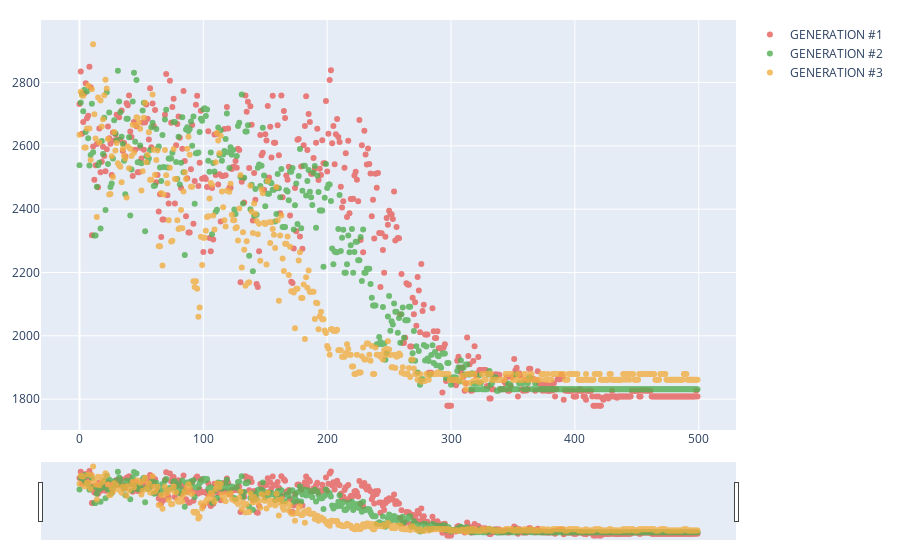

Source (notebook cell):
### Code cell
# VISUALIZING DATA
visualize([res[0],res[1],res[2]])

### Figure 1 — Plotly figure (JSON) as saved in the notebook; plotly's stock layout.template omitted (floating-point values rounded to 4 significant figures; data arrays with more than 128 entries replaced by an {"elided": "..."} marker saying what was removed)
{"data": [{"line": {"width": 1}, "marker": {"color": "#e75f5b"}, "mode": "markers", "name": "GENERATION #1", "opacity": 0.8, "type": "scatter", "y": {"elided": "500 int values"}, "yaxis": "y2"}, {"line": {"width": 1}, "marker": {"color": "#52af52"}, "mode": "markers", "name": "GENERATION #2", "opacity": 0.8, "type": "scatter", "y": {"elided": "500 int values"}, "yaxis": "y2"}, {"line": {"width": 1}, "marker": {"color": "#f2ae42"}, "mode": "markers", "name": "GENERATION #3", "opacity": 0.8, "type": "scatter", "y": {"elided": "500 int values"}, "yaxis": "y2"}], "layout": {"margin": {"b": 20, "l": 20, "r": 20, "t": 20}, "xaxis": {"rangeslider": {"visible": true}}, "yaxis": {"domain": [0, 0.2], "showticklabels": false}}}
